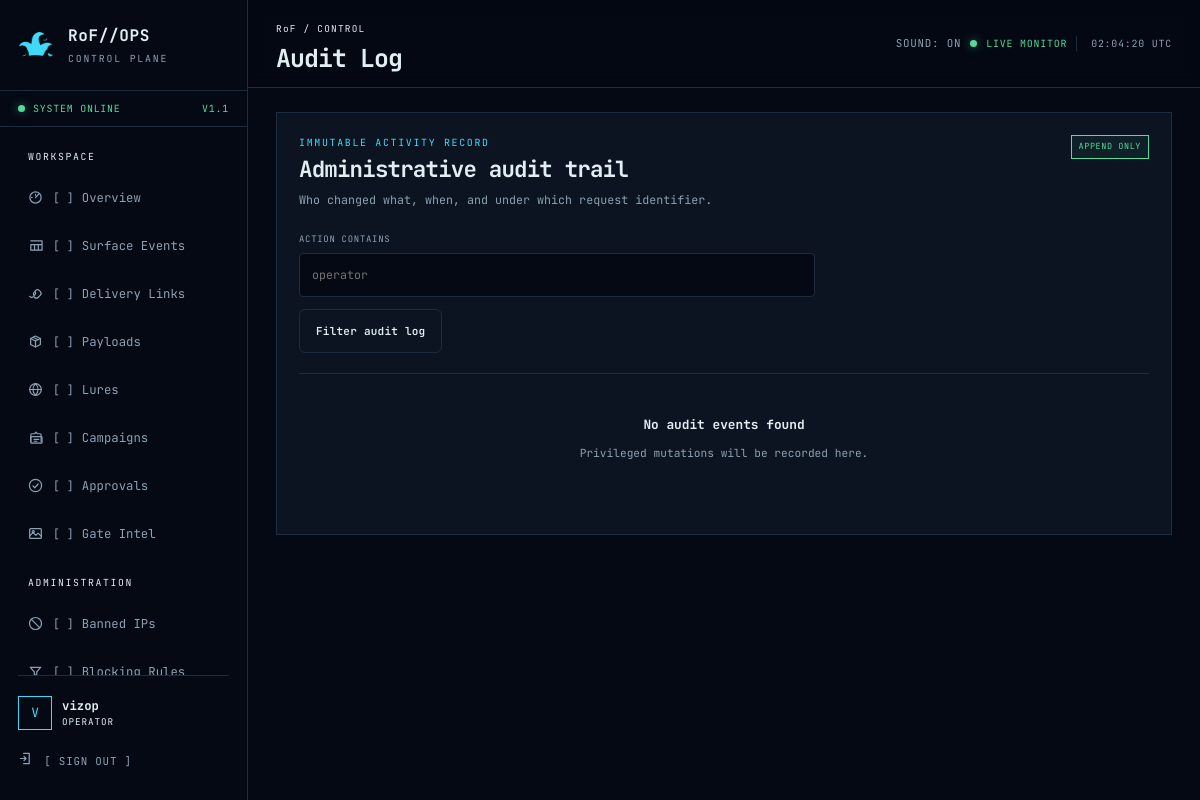
/panel/audit/ (signed in), run on an earlier commit of the app's database.
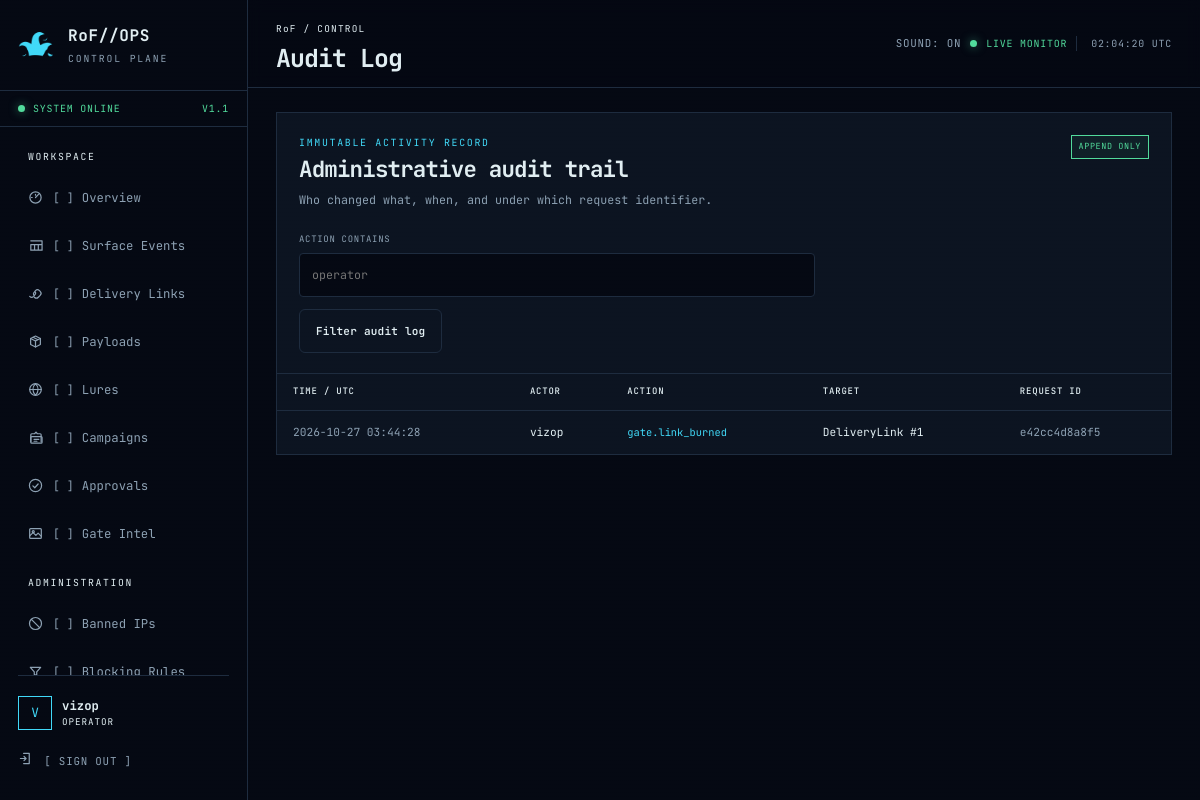
And on a later commit of the database.
### audit/models.py (models this page shows, shortened)
class AuditEvent(models.Model):
    actor = models.ForeignKey(settings.AUTH_USER_MODEL, null=True, blank=True, on_delete=models.SET_NULL)
    action = models.CharField(max_length=100)
    target_type = models.CharField(max_length=100, blank=True)
    target_id = models.CharField(max_length=64, blank=True)
    request_id = models.CharField(max_length=64, blank=True, db_index=True)
    metadata = models.JSONField(default=dict, blank=True)
    source_ip = models.GenericIPAddressField(null=True, blank=True)
    created_at = models.DateTimeField(auto_now_add=True, db_index=True)
    class Meta:
        ordering = ["-created_at"]
        permissions = [("view_audit_dashboard", "Can view the audit dashboard")]

### accounts/models.py (models this page shows)
class Operator(AbstractUser):
    THEME_CHOICES = [("default", "Default"), ("cozy", "Cozy Clown"), ("obnoxious", "Obnoxious Clown")]
    session_version = models.PositiveIntegerField(default=1)
    totp_secret = models.CharField(max_length=64, blank=True)
    totp_enabled = models.BooleanField(default=False)
    backup_code_hashes = models.JSONField(default=list, blank=True)
    theme = models.CharField(max_length=16, choices=THEME_CHOICES, default="default")
    created_at = models.DateTimeField(auto_now_add=True)
    class Meta:
        ordering = ["username"]

### audit/views.py (the view)
# urls.py: urlpatterns = [path("audit/", audit_log, name="audit-log")]
@login_required
def audit_log(request):
    events = AuditEvent.objects.select_related("actor").all()
    action = request.GET.get("action", "").strip()
    if action:
        events = events.filter(action__icontains=action[:100])
    page = Paginator(events, 50).get_page(request.GET.get("page"))
    return render(request, "panel/audit.html", {"title": "Audit Log", "page": page, "events": page.object_list})

### accounts/context_processors.py (called while the page is built)
def panel_context(request):
    user = request.user
    theme = getattr(user, "theme", "default") if user.is_authenticated else "default"
    return {
        "is_administrator": is_administrator(user),
        "panel_name": "RoF//OPS",
        "theme": theme,
    }

### accounts/permissions.py (called while the page is built)
def is_administrator(user):
    return bool(user.is_authenticated and user.is_active and (user.is_superuser or user.groups.filter(name="Administrator").exists()))

### gates/services.py (called while the page is built)
def _remote_is_trusted(remote):
    if not remote:
        return False
    try:
        address = ipaddress.ip_address(remote)
    except ValueError:
        return False
    for entry in getattr(settings, "TRUSTED_PROXIES", ("127.0.0.1", "::1")):
        try:
            if "/" in entry:
                if address in ipaddress.ip_network(entry, strict=False):
                    return True
            elif address == ipaddress.ip_address(entry):
                return True
        except ValueError:
            continue
    return False

### templates/panel/audit.html (shortened to what this page needs)
{% extends "base.html" %}
{% block content %}
<section class="panel page-panel">
  <div class="panel-heading"><div><span class="section-label">IMMUTABLE ACTIVITY RECORD</span><h2>Administrative audit trail</h2><p>Who changed what, when, and under which request identifier.</p></div><span class="status-badge good">APPEND ONLY</span></div>
  <form class="filter-bar compact-filter" method="get"><label><span>ACTION CONTAINS</span><input class="field-input" type="search" name="action" value="{{ request.GET.action }}" placeholder="operator"></label><button class="button secondary" type="submit">Filter audit log</button></form>
  {% if events %}<div class="table-wrap"><table><thead><tr><th>TIME / UTC</th><th>ACTOR</th><th>ACTION</th><th>TARGET</th><th>REQUEST ID</th></tr></thead><tbody>{% for event in events %}<tr><td class="mono muted nowrap">{{ event.created_at|date:"Y-m-d H:i:s" }}</td><td>{{ event.actor|default:"System" }}</td><td><span class="audit-action">{{ event.action }}</span></td><td>{{ event.target_type }}{% if event.target_id %} #{{ event.target_id }}{% endif %}</td><td class="mono muted">{{ event.request_id|slice:":12"|default:"-" }}</td></tr>{% endfor %}</tbody></table></div>{% else %}<div class="empty-state"><strong>No audit events found</strong><p>Privileged mutations will be recorded here.</p></div>{% endif %}
</section>
{% endblock %}

What changed in the data, as far as the page shows it:
added AuditEvent: created_at "2026-10-27 03:44:28", actor "vizop", action "gate.link_burned", target_type "DeliveryLink", target_id "1", request_id "e42cc4d8a8f5"
Also different on the page:
text no longer shown: "No audit events found Privileged mutations will be recorded here."
text now shown: "TIME / UTC ACTOR ACTION TARGET REQUEST ID"
